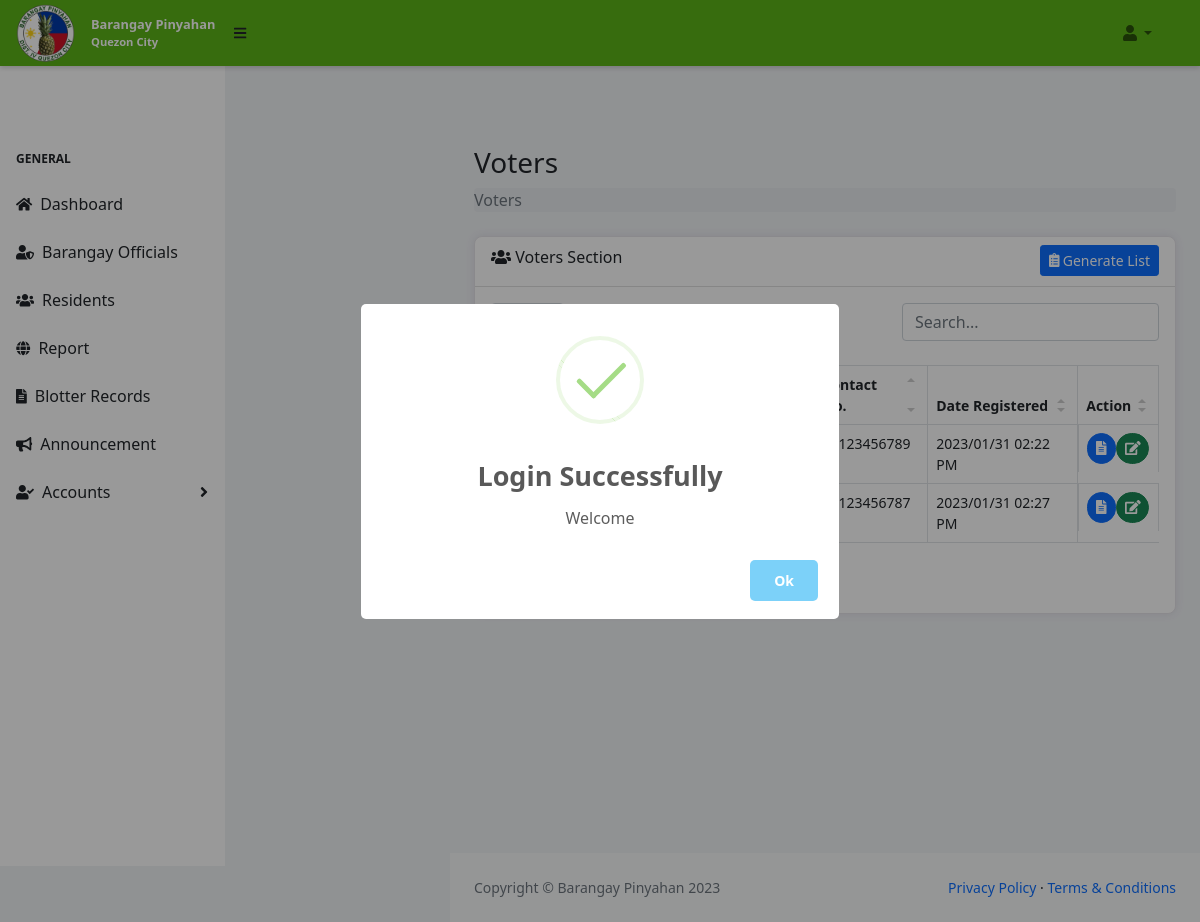
Page /residents/voters (signed in) on the committed database.
### tables this page shows
CREATE TABLE `resident` (
  `id` int(11) NOT NULL,
  `last_name` varchar(255) NOT NULL,
  `first_name` varchar(255) NOT NULL,
  `middle_name` varchar(255) NOT NULL,
  `suffix` varchar(255) NOT NULL,
  `gender` varchar(255) NOT NULL,
  `birth_date` date NOT NULL,
  `birth_place` varchar(255) NOT NULL,
  `civil_status` varchar(255) NOT NULL,
  `nationality` varchar(255) NOT NULL,
  `religion` varchar(255) NOT NULL,
  `occupation` varchar(255) NOT NULL,
  `contact_number` varchar(255) NOT NULL,
  `pwd` varchar(255) NOT NULL,
  `pwd_id` varchar(255) NOT NULL,
  `family_monthly_income` int(11) NOT NULL,
  `indigent` varchar(255) NOT NULL,
  `solo_parent` varchar(255) NOT NULL,
  `solo_parent_id` varchar(255) NOT NULL,
  `voter` varchar(255) NOT NULL,
  `pantawid_pamilya` varchar(255) NOT NULL,
  `purok` varchar(255) NOT NULL,
  `house_no` varchar(255) NOT NULL,
  `street` varchar(255) NOT NULL,
  `to_contact_fullname` varchar(255) NOT NULL,
  `to_contact_relationship` varchar(255) NOT NULL,
  `to_contact_number` varchar(255) NOT NULL,
  `to_contact_address` varchar(255) NOT NULL,
  `national_id_no` varchar(255) NOT NULL,
  `philhealth_no` varchar(255) NOT NULL,
  `sss_no` varchar(255) NOT NULL,
  `pagibig_no` varchar(255) NOT NULL,
  `tin_no` varchar(255) NOT NULL,
  `voter_id_no` varchar(255) NOT NULL,
  `covid_status` varchar(255) NOT NULL,
  `vaccinated` varchar(255) NOT NULL,
  `date_registered` datetime NOT NULL,
  `date_death` date NOT NULL,
  `status` varchar(255) NOT NULL,
  `profile_pic` varchar(255) NOT NULL,
  `added_by` varchar(255) NOT NULL,
  `updated_by` varchar(255) NOT NULL
);

### app/controllers/Residents.php (called while the page is built, shortened)
<?php
class Residents extends Controller {
    public function __construct() {
        $this->residentModel = $this->model('Resident');
    }
    public function voters(){
        $voters = $this->residentModel->findAllVoters();
        $data = [
            'voters' => $voters
        ];
        $this->view('residents/voters', $data);
    }
}

### app/libraries/Core.php (called while the page is built, shortened)
<?php
 class Core {
     protected $currentMethod = 'index';
    public function __construct(){
        $url = $this->getUrl();
        if (isset($url[0])) {
            if(file_exists('../app/controllers/' . ucwords($url[0]) . '.php')){
                unset($url[0]);
            }
        }
        $this->currentController = new $this->currentController;
        if(isset($url[1])){
            if(method_exists($this->currentController, $url[1])){
                $this->currentMethod = $url[1];
                unset($url[1]);
            }
        }
        $this->params = $url ? array_values($url) : [];
        call_user_func_array([$this->currentController, $this->currentMethod], $this->params);
    }
     public function getUrl(){
         if(isset($_GET['url'])){
             $url = rtrim($_GET['url'], '/');
             $url = filter_var($url, FILTER_SANITIZE_URL);
             $url = explode('/', $url);
             return $url;
         }
     }
}

### app/require.php (called while the page is built, shortened)
<?php
    require_once 'libraries/Core.php';
    require_once 'libraries/Controller.php';
    require_once 'libraries/Database.php';
    $init = new Core();

### public/index.php (called while the page is built)
<?php
    require_once '../app/require.php';

### app/libraries/Database.php (called while the page is built, shortened)
<?php
class Database {
     private $dbHost = DB_HOST;
     private $dbUser = DB_USER;
     private $dbPass = DB_PASS;
     private $dbName = DB_NAME;
     private $statement;
     private $dbHandler;
     public function __construct() {
        $conn = 'mysql:host=' . $this->dbHost . ';port=330;dbname=' . $this->dbName;
        $options = array(
            PDO::ATTR_PERSISTENT => true,
            PDO::ATTR_ERRMODE => PDO::ERRMODE_EXCEPTION
        );
        try {
            $this->dbHandler = new PDO($conn, $this->dbUser, $this->dbPass, $options);
        } catch(PDOException $e){
            $this->error = $e->getMessage();
            echo $this->error;
        }
     }
     public function query($sql) {
         $this->statement = $this->dbHandler->prepare($sql);
     }
     public function bind($parameter, $value, $type = null) {
        switch (is_null($type)) {
            default:
                $type = PDO::PARAM_STR;
        }
        $this->statement->bindValue($parameter, $value, $type);
     }
     public function execute() {
        return $this->statement->execute();
     }
     public function resultSet() {
        $this->execute();
        return $this->statement->fetchAll(PDO::FETCH_OBJ);
     }
}

### app/models/Resident.php (called while the page is built, shortened)
<?php
class Resident {
    private $db;
    public function __construct(){
        $this->db = new Database;
    }
    public function findAllVoters() {
        $this->db->query('SELECT * FROM resident WHERE voter = :voter AND status = :status');
        $this->db->bind(':status', 'Alive');
        $this->db->bind(':voter', 'Yes');
        $results = $this->db->resultSet();
        return $results;
    }
}

### app/views/residents/voters.php (the view, shortened to what this page needs)
<?php
    require APPROOT . '/views/includes/head.php';
?>
<?php
    if($_SESSION['account_type'] == 1){
        require APPROOT . '/views/includes/admin/navigation.php';
    }
?>
<div id="layoutSidenav_content">
                <main>
                    <div class="container-fluid px-4">
                        <h3 class="mt-4">Voters</h3>
                        <ol class="breadcrumb mb-4">
                            <li class="breadcrumb-item active">Voters</li>
                        </ol>
                            <div class="card mb-4">
                                <div class="card-header">
                                    <div class="d-flex justify-content-between">
                                        <div class="">
                                        <i class="fas fa-users"></i>
                                        Voters Section
                                        </div>
                                        <div class="">
                                            <a type="button" href="<?php echo URLROOT. '/residents/generate_voter' ?>" id="addResidentBtn" class="btn btn-primary btn-sm">
                                            <i class="fas fa-clipboard-list"></i>&nbsp;Generate List
                                            </a>
                                        </div>
                                    </div>
                                </div>
                                <div class="card-body ">
                                    <table id="datatablesSimple">
                                        <thead>
                                            <tr>
                                                <th>Name</th>
                                                <th>Gender</th>
                                                <th>Civil Status</th>
                                                <th>Contact No.</th>
                                                <th>Date Registered</th>
                                                <th>Action</th>
                                            </tr>
                                        </thead>
                                        <tbody>
                                        <?php foreach ($data['voters'] as $resident):?>
                                            <tr>
                                                <td><?php echo $resident->last_name . ',' . $resident->first_name . ' ' .$resident->middle_name. ' ' . $resident->suffix; ?></td>
                                                <td><?php echo $resident->gender;?></td>
                                                <td><?php echo $resident->civil_status;?></td>
                                                <td><?php echo $resident->contact_number;?></td>
                                                <td><?php echo date('Y/m/d h:i A', strtotime($resident->date_registered))?></td>
                                                <td class="d-flex justify-content-evenly">
                                                    <button class="btn btn-primary btn-sm rounded-pill viewResidentbtn"  data-bs-toggle="modal" data-id="<?php echo $resident->id?>" data-bs-target="#modalViewResident"><i class="fas fa-file-alt"></i></button>
                                                    <button class="btn btn-success btn-sm rounded-pill editResidentbtn" data-bs-toggle="modal" data-id="<?php echo $resident->id?>" data-bs-target="#modalEditResident" ><i class="fas fa-edit"></i></button>
                                                </td>
                                            </tr>
                                        <?php endforeach; ?>
                                        </tbody>
                                    </table>
                                </div>
                            </div>
                    </div>
                </main>
<?php
    require APPROOT . '/views/includes/footer.php';
?>

### public/css/datatables.css (style rules this page uses)
.dataTable-table { max-width: 100%; width: 100%; border-spacing: 0; border-collapse: separate; }
.dataTable-table > tbody > tr > td, .dataTable-table > tbody > tr > th, .dataTable-table > tfoot > tr > td, .dataTable-table > tfoot > tr > th, .dataTable-table > thead > tr > td, .dataTable-table > thead > tr > th { vertical-align: top; padding: 8px 10px; }
.dataTable-table > thead > tr > th { vertical-align: bottom; text-align: left; border-bottom: 1px solid #d9d9d9; }
.dataTable-table th { vertical-align: bottom; text-align: left; }

### public/css/main.css (style rules this page uses)
a { text-decoration: none; }
* { padding: 0; margin: 0; box-sizing: border-box; }
body { background: #f0f2f5; }
.card { border: 0; box-shadow: 0px 0px 10px 0px rgba(82, 63, 105, 0.1); -webkit-box-shadow: 0px 0px 10px 0px rgba(82, 63, 105, 0.1); -moz-box-shadow: 0px 0px 10px 0px rgba(82, 63, 105, 0.1); -ms-box-shadow: 0px 0px 10px 0px rgba(82, 63, 105, 0.1); }
.card { position: relative; display: flex; flex-direction: column; min-width: 0; word-wrap: break-word; background-color: #ffffff; background-clip: border-box; border: 1px solid #e6e4e9; border-radius: 8px; }
.card .card-header { background: none; font-weight: 500; align-items: center; min-height: 50px; }
.card-header:first-child { border-radius: calc(8px - 1px) calc(8px - 1px) 0 0; }

### rows in the picture
resident: contact_number "09123456789", date_registered "2023/01/31 02:22 PM"
resident: contact_number "09123456787", date_registered "2023/01/31 02:27 PM"
